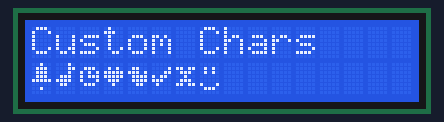
Bench run of a sketch on a simulated Arduino Uno, built with avr-gcc and run on an emulated ATmega328P. Shown: 16×2 character LCD.

Above: at 0.2 s.
At 5.2 s:
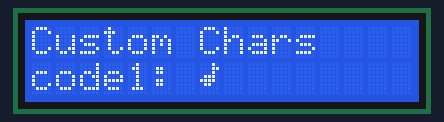
At 7.6 s:
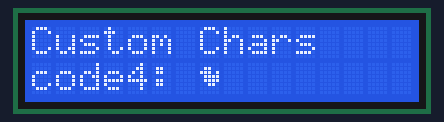
At 10.1 s:
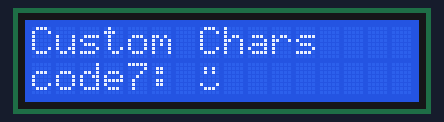
At 27.0 s:
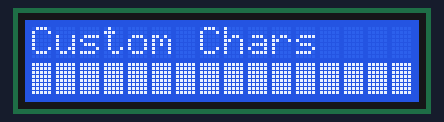
At 38.7 s:
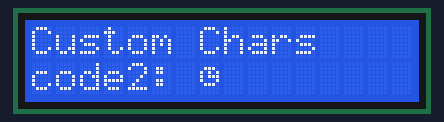

The sketch:

LCDCustomChars.ino
```cpp
static const int dummyvar = 0; // dummy declaration for older broken IDEs!!!!
// vi:ts=4
// ----------------------------------------------------------------------------
// LCDCustomChars - simple demonstration of lcd custom characters
// Created by Bill Perry 2016-10-06
// bperrybap@opensource.billsworld.billandterrie.com
//
// This example code is unlicensed and is released into the public domain
// ----------------------------------------------------------------------------
//
// This sketch is for LCDs with PCF8574 or MCP23008 chip based backpacks
// WARNING:
//	Use caution when using 3v only processors like arm and ESP8266 processors
//	when interfacing with 5v modules as not doing proper level shifting or
//	incorrectly hooking things up can damage the processor.
//
// Sketch demonstrates how to assign custom characters to the eight hd44780
// custom character codepoints and how to display on the LCD using
// write() and print()
//
// You can create your own custom characters.
// Here are a couple of web pages that have a tool that will generate the data
// values needed for custom character.
// https://kakedev.github.io/GlyphGenerator/
// http://www.quinapalus.com/hd44780udg.html
// https://omerk.github.io/lcdchargen
//

#include <Wire.h>
#include <hd44780.h> // include hd44780 library header file
#include <hd44780ioClass/hd44780_I2Cexp.h> // i/o expander/backpack class
hd44780_I2Cexp lcd; // auto detect backpack and pin mappings

// LCD geometry
const int LCD_COLS = 16;
const int LCD_ROWS = 2;

const int LongDelay = 5000;
const int ShortDelay = 800;

int customcharRow = 1; // default to printing custom chars on row 1

// Below are some custom characters for demonstration

// You can ensure that the data for these custom characters is only
// in flash and not in RAM by using the const qualifier.
// However....
// If using the AVR part, the AVR proprietary PROGMEM directive must be used.
// PROGMEM is only required on AVR parts since the AVR parts cannot directly
// access const data stored in flash like all the other processors.
// PROGMEM is an AVR specific proprietary kludge that tells the linker and
// startup code to handle the data differently.
// PROGMEM is only used by the AVR and not required by any other processor.
//
// Most non AVR cores provide AVR compatibilty by providing support (emulation)
// for the AVR proprietary PROGMEM directive and corresponding access functions,
// but some do not.
//
// Because of this AVR const data and PROGMEM issue, there is no way to
// guarantee code portability across all cores when using const data.
//
//
// the hd44780 library assumes that if a const qualifier is used on the AVR
// processor that the data has been stored in flash using the PROGMEM directive.
// There is no way for the hd44780 library to know or detect if PROGMEM has
// been used.
// So if the const qualifer is used but the PROGMEM directive is not used on
// an AVR processor, the custom char will be garbage.
//
// Examples:
// For all processors other than AVR:
// 	const char bell[8] = {0x04,0x0e,0x0e,0x0e,0x1f,0x00,0x04,0x00};
// 	const uint8_ bell[8] = {0x04,0x0e,0x0e,0x0e,0x1f,0x00,0x04,0x00};
//
// For AVR: (and non AVR cores that have AVR PROGMEM emulation)
// 	const char bell[8]  PROGMEM = {0x04,0x0e,0x0e,0x0e,0x1f,0x00,0x04,0x00};
// 	const uint8_t bell[8]  PROGMEM = {0x04,0x0e,0x0e,0x0e,0x1f,0x00,0x04,0x00};
//		OR
// 	const PROGMEM char bell[8]  = {0x04,0x0e,0x0e,0x0e,0x1f,0x00,0x04,0x00};
// 	const PROGMEM uint8_t bell[8]  = {0x04,0x0e,0x0e,0x0e,0x1f,0x00,0x04,0x00};
//		NOTE:
//			if PROGMEM is used on older AVR compilers it generates a warning.
//

uint8_t bell[8]  = {0x04,0x0e,0x0e,0x0e,0x1f,0x00,0x04,0x00};
uint8_t note[8]  = {0x02,0x03,0x02,0x0e,0x1e,0x0c,0x00,0x00};
uint8_t clockface[8] = {0x00,0x0e,0x15,0x17,0x11,0x0e,0x00,0x00};
uint8_t heart[8] = {0x00,0x0a,0x1f,0x1f,0x0e,0x04,0x00,0x00};
uint8_t duck[8]  = {0x00,0x0c,0x1d,0x0f,0x0f,0x06,0x00,0x00};
uint8_t check[8] = {0x00,0x01,0x03,0x16,0x1c,0x08,0x00,0x00};
uint8_t cross[8] = {0x00,0x1b,0x0e,0x04,0x0e,0x1b,0x00,0x00};
uint8_t smile[8] = {0x00,0x0a,0x0a,0x00,0x00,0x11,0x0e,0x00};
uint8_t frown[8] = {0x00,0x00,0x0a,0x00,0x00,0x00,0x0e,0x11};

uint8_t degreeSymbol[8]= {0x06,0x09,0x09,0x06,0x00,0x00,0x00,0x00};
uint8_t degreeC[8]     = {0x18,0x18,0x03,0x04,0x04,0x04,0x03,0x00};
uint8_t degreeF[8]     = {0x18,0x18,0x07,0x04,0x07,0x04,0x04,0x00};

const PROGMEM uint8_t vsigbar[][8] = {
	{0x00, 0x00,0x00,0x00,0x00,0x00,0x00,0x00}, // 0 bars, same as <space>
	{0x00, 0x00,0x00,0x00,0x00,0x00,0x00,0x1F}, // 1 bars
	{0x00, 0x00,0x00,0x00,0x00,0x00,0x1F,0x1F}, // 2 bars
	{0x00, 0x00,0x00,0x00,0x00,0x1F,0x1F,0x1F}, // 3 bars
	{0x00, 0x00,0x00,0x00,0x1F,0x1F,0x1F,0x1F}, // 4 bars
	{0x00, 0x00,0x00,0x1F,0x1F,0x1F,0x1F,0x1F}, // 5 bars
	{0x00, 0x00,0x1F,0x1F,0x1F,0x1F,0x1F,0x1F}, // 6 bars
	{0x00, 0x1F,0x1F,0x1F,0x1F,0x1F,0x1F,0x1F}, // 7 bars
	{0x1F, 0x1F,0x1F,0x1F,0x1F,0x1F,0x1F,0x1F}, // 8 bars
};

void setup()
{
int status;

	// initialize LCD with number of columns and rows:
	// hd44780 returns a status from begin() that can be used
	// to determine if initalization failed.
	// the actual status codes are defined in <hd44780.h>
	// See the values RV_XXXX
	//
	// looking at the return status from begin() is optional
	// it is being done here to provide feedback should there be an issue
	//
	// note:
	//	begin() will automatically turn on the backlight
	//
	status = lcd.begin(LCD_COLS, LCD_ROWS);
	if(status) // non zero status means it was unsuccesful
	{
		// begin() failed so blink error code using the onboard LED if possible
		hd44780::fatalError(status); // does not return
	}

	// initalization was successful, the backlight should be on now
}
void loop(void)
{
	lcd.clear();

	lcd.print("Custom Chars");

	// create custom characters
	// int rval = createChar(charval, charmap[]);
	//
	// createChar() creates a custom character
	// for the character at the charval codepoint.
	// It returns zero if successful.
	//
	// to display the custom character, simply call write()
	// with the charval use in createChar()
	//
	// The display must be initialized *before* you attempt
	// to create custom characters.
	//
	// Note: On hd44780 displays there are 8 custom characters.
	// They are assigned to character codepoint values 0x00 to 0x07
	// The codepoints 0x08 to 0x0f are duplicates for 0x00 to 0x07
	// i.e. 0x08 is the same as 0x00, 0x09 same as 0x01, etc...

	// create 8 custom characters
	lcd.createChar(0, bell);
	lcd.createChar(1, note);
	lcd.createChar(2, clockface);
	lcd.createChar(3, heart);
	lcd.createChar(4, duck);
	lcd.createChar(5, check);
	lcd.createChar(6, cross);
	lcd.createChar(7, smile);

	// prepare to display the custom characters
	// on multi line displays the custom characters will be
	// displayed on the 2nd line
	// on single line displays, delay a bit to see the initial display,
	// then clear the display to display the custom characters on the top line
	if(LCD_ROWS < 2)
	{
		customcharRow = 0;
		delay(LongDelay);
		lcd.clear();
	}

	lcd.setCursor(0, customcharRow);

	// write() or print() can be used to display custom characters.
	//
	// To use write() pass the charval of the desired custom character.
	//    lcd.write(charval);
	// NOTE:
	// The Print class has an issue that does not allow 0 (zero) to be used
	// on write() without casting it. The Arduino team refuses to fix this.
	// hd44780 has a work around in it to remove this issue so you can call
	// write() with a constant value of 0 without having to cast it.
	//
	// write() can also be used with literal characters that contain
	// an octal (base 8) escape seuence.
	//    lcd.write('\###');
	//
	// To use print() pass in the charval of the desired custom character
	// as a character *not* an integer.
	// This requires using a literal character with an octal escape sequence.
	//    lcd.print('\###');
	//

	// Since both write() & print() both accept octal escaped literal characters
	// it is the most compatible & portable way of sending custom characters

	// display all 8 custom characters.

	// write() with character codepoint values
	lcd.write(0); // casting to an uint8_t or byte not needed with hd44780
	lcd.write(1);

	//  write() & print() with octal escaped literal characters
	lcd.write('\002'); // this is an octal escaped literal character
	lcd.write('\003'); // this is an octal escaped literal character
	lcd.print('\004'); // this is an octal escaped literal character
	lcd.print('\005'); // this is an octal escaped literal character

	// can also drop the leading zeros on small litereal values like these
	lcd.print('\06');  // this is an octal escaped literal character
	lcd.print('\7');   // this is an octal escaped literal character

	delay(LongDelay);

	// You can also insert custom character codepoints into C strings.
	// To do so, insert the character codepoint value as an octal constant.
	// However,
	// because zero indicates the end of string in C you cannot use zero.
	// Example:
	// lcd.print("charval #1: \001"); // prints custom character at codepoint 1


	lcd.setCursor(0,customcharRow);
	lcd.print("code1: \001");
	delay(ShortDelay);

	lcd.setCursor(0,customcharRow);
	lcd.print("code2: \002");
	delay(ShortDelay);

	lcd.setCursor(0,customcharRow);
	lcd.print("code3: \003");
	delay(ShortDelay);

	lcd.setCursor(0,customcharRow);
	lcd.print("code4: \004");
	delay(ShortDelay);

	lcd.setCursor(0,customcharRow);
	lcd.print("code5: \005");
	delay(ShortDelay);

	lcd.setCursor(0,customcharRow);
	lcd.print("code6: \006");
	delay(ShortDelay);

	lcd.setCursor(0,customcharRow);
	lcd.print("code7: \007");
	delay(ShortDelay);

	// Another nifty trick is that you can modify custom characters on the
	// display without having to re-write the characters on the display.
	// To do this, simply create a new character for a codepoint.
	// All characters on the display which have that codepoint will "magically"
	// change to the new custom character.
	// So for example, if the entire display was written with custom character
	// zero and character zero was a bell, if you called createChar() to
	// redefine character codepoint zero to be a duck,
	// the entire display would turn to ducks without having to send any
	// characters to the display.

	// create the initial custom character
	lcd.createChar(0, bell);

	// fill the custom character line with the custom character.
	lcd.setCursor(0,customcharRow);
	for(uint8_t col=0; col<LCD_COLS; col++)
		lcd.write(0);

	delay(ShortDelay);

	// change the single custom character previously written on the row
	// and all the characters on the row will change
	// without having to re-write the characters.
	lcd.createChar(0, note);
	delay(ShortDelay);
	lcd.createChar(0, clockface);
	delay(ShortDelay);
	lcd.createChar(0, heart);
	delay(ShortDelay);
	lcd.createChar(0, duck);
	delay(ShortDelay);
	lcd.createChar(0, check);
	delay(ShortDelay);
	lcd.createChar(0, cross);
	delay(ShortDelay);
	lcd.createChar(0, smile);
	delay(ShortDelay);
	lcd.createChar(0, degreeSymbol);
	delay(ShortDelay);
	lcd.createChar(0, degreeC);
	delay(ShortDelay);
	lcd.createChar(0, degreeF);
	delay(ShortDelay);
  lcd.createChar(0, frown);
	delay(ShortDelay);

	// show multiple vertical bars rising
	// by changing the single custom character that is already written
	// to the entire row on the display
	for(int i = 0; i < 9; i++)
	{
		lcd.createChar(0, vsigbar[i]);
		delay(ShortDelay);
	}

	delay(LongDelay);

}
```

Measured:
- what the display in image 1 shows lasts 0.8 s, from 5.2 s to 6.0 s
- what the display in image 4 shows lasts 5.8 s, from 27.0 s to 32.8 s
